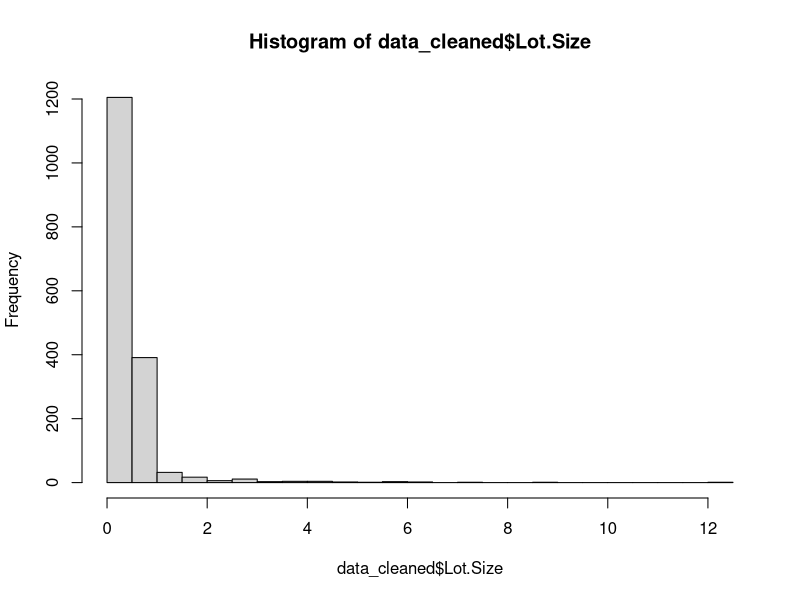

Here is the R script that generated this plot: (Note: this script raises an error after producing the figure.)
## ---- chunk 1
knitr::opts_chunk$set(echo = TRUE)
## ---- chunk 2
data <- read.delim("housing-prices-ge19.txt", header = TRUE, sep = "\t", quote = "", comment.char = "", check.names = TRUE)
## ---- chunk 3
library(ggplot2)
library(dplyr)
library(scales)


#Checking the summary, and missing val of the data
summary(data)
colSums(is.na(data)) #No missing values are found in the data.

#Converting variables into the correct structire
data <- data %>%
  mutate(
    Waterfront = as.factor(Waterfront),
    New.Construct = as.factor(New.Construct),
    Central.Air = as.factor(Central.Air),
    Fuel.Type = as.factor(Fuel.Type),
    Heat.Type = as.factor(Heat.Type),
    Sewer.Type = as.factor(Sewer.Type)
  )

## ---- chunk 4
library(dplyr)

data_cleaned <- data %>%
  #Remove houses with invalid lot size
  filter(Lot.Size > 0) %>%
  #Remove old houses that has an age 0
  filter(!(Age == 0 & New.Construct == 0))

#1st problem statement:With the current housing crisis in new york state, we want to see what factors can increase housing price for a smaller lot size

summary(data_cleaned$Lot.Size)
hist(data_cleaned$Lot.Size, breaks = 30)
quantile(data_cleaned$Lot.Size, probs = c(0.25, 0.4, 0.5, 0.75))
#Result: The data is heavily right skewed, we define smaller lot size is anything below the 40 percentile

#Filter out houses with a waterfront, and erase bigger lot sizes >40%
q <- quantile(data_cleaned$Lot.Size, 0.4)
small_lot <- data_cleaned %>%
  filter(Lot.Size < q)
## ---- chunk 5
#Model Selection
M0_A <- lm(Price ~ 1, data = small_lot)
M1_A <- lm(Price ~ ., data = small_lot)

step_fwd_A  <- step(M0_A, scope = list(lower = M0_A, upper = M1_A), direction = "forward", trace = FALSE)
summary(step_fwd_A)
#Result:living area, land value, bathrooms, waterfront

step_back_A <- step(M1_A, direction = "backward", trace = FALSE)
summary(step_back_A)
#Result: waterfront, land value, new construction, living area, bathrooms

step_both_A <- step(M0_A, scope = list(lower = M0_A, upper = M1_A), direction = "both", trace = FALSE)
summary(step_both_A)
#Result: living area, land value, bathrooms, waterfront
## ---- chunk 6
#3rd problem statement: How much do the unchangeable factors impact housing price vs changeable?
# --- Define groups ---
unchangeable_vars <- c("Lot.Size", "Waterfront", "Age", "Land.Value")
changeable_vars   <- c("Living.Area", "Bathrooms", "Bedrooms", "Rooms",
                       "Central.Air", "New.Construct", "Heat.Type",
                       "Fuel.Type", "Fireplaces")

data_U <- data_cleaned[, c("Price", unchangeable_vars)]
data_C <- data_cleaned[, c("Price", changeable_vars)]

#--- UNCHANGEABLE VARIABLES ---
m0_U <- lm(Price ~ 1, data = data_U)
m1_U <- lm(Price ~ ., data = data_U)

#forward selection
step_fwd_U <- step(m0_U, scope = list(lower = m0_U, upper = m1_U),
                   direction = "forward", trace = FALSE)
summary(step_fwd_U)

#backward selection
step_back_U <- step(m1_U, direction = "backward", trace = FALSE)
summary(step_back_U)

#stepwise
step_both_U <- step(m0_U, scope = list(lower = m0_U, upper = m1_U),
                    direction = "both", trace = FALSE)
summary(step_both_U)
#MOST INFLUENTIAL VARIABLES: land value, age, lot size, waterfront

# --- CHANGEABLE VARIABLES ---
m0_C <- lm(Price ~ 1, data = data_C)
m1_C <- lm(Price ~ ., data = data_C)

# Forward selection
step_fwd_C <- step(m0_C, scope = list(lower = m0_C, upper = m1_C),
                   direction = "forward", trace = FALSE)
summary(step_fwd_C)

# Backward selection
step_back_C <- step(m1_C, direction = "backward", trace = FALSE)
summary(step_back_C)

# Stepwise (both)
step_both_C <- step(m0_C, scope = list(lower = m0_C, upper = m1_C),
                    direction = "both", trace = FALSE)
summary(step_both_C)
#MOST INFLUENTIAL VARIABLES: living area, central air, bathrooms, bedrooms


comparison <- data.frame(
  Model = c("Unchangeable_Forward", "Unchangeable_Backward", "Unchangeable_Both",
            "Changeable_Forward", "Changeable_Backward", "Changeable_Both"),
  R2 = c(summary(step_fwd_U)$r.squared,
         summary(step_back_U)$r.squared,
         summary(step_both_U)$r.squared,
         summary(step_fwd_C)$r.squared,
         summary(step_back_C)$r.squared,
         summary(step_both_C)$r.squared),
  Adj_R2 = c(summary(step_fwd_U)$adj.r.squared,
             summary(step_back_U)$adj.r.squared,
             summary(step_both_U)$adj.r.squared,
             summary(step_fwd_C)$adj.r.squared,
             summary(step_back_C)$adj.r.squared,
             summary(step_both_C)$adj.r.squared)
)

comparison
#Result: all selection methods use (forward, back, both) produced the same results within unchangable and changeable variables. 
#About 38% of the variation of house prices is explained by factors that are unchangeable (R2 = 0.38)
#About 55% of the varation of house prices is exaplained by factors that are changeable (R2 = 0.55)

## ---- chunk 7





## ---- chunk 8
#mostly learnt from wk10_live
set.seed(5)
n = nrow(data_cleaned)
n

n_train = floor(0.8*n)
n_test = n - n_train
grp_labs = rep(c("Train","Test"), times = c(n_train, n_test)) 
data_cleaned$grp = sample(grp_labs)
train_dat = data_cleaned |> filter(grp == "Train")

Living.Area_train = lm(Price ~ Living.Area, data = train_dat)
Living.Area_pred = predict(Living.Area_train, newdata = test_dat)
Living.Area_mse = mean((test_dat$Price - Living.Area_pred)^2)
sqrt(Living.Area_mse) #regular root mean square
Living.Area_mae = mean(abs(test_dat$Price - Living.Area_pred))
Living.Area_mae #mean absolute error which is less influenced by outliers.

lm_full_train = lm(Price ~ Living.Area + Land.Value + Bathrooms + Waterfront, data = train_dat)
test_dat = data_cleaned |> filter(grp == "Test")
full_pred = predict(lm_full_train, newdata = test_dat)
full_mse = mean((test_dat$Price - full_pred)^2)
sqrt(full_mse)
full_mae = mean(abs(test_dat$Price - full_pred))
full_mae


## ---- chunk 9

ggplot(data_cleaned, aes(x = Bathrooms, y = Price)) +
  geom_point() +
  labs(title = "Price vs. Living Area",
       x = "Living Area",
       y = "Price") +
  theme_minimal()
## ---- chunk 10
summary(Living.Area_train)
